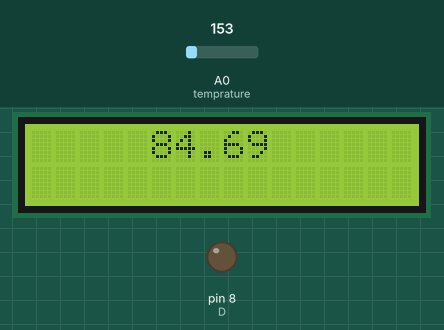
A sketch run on a simulated Arduino Uno, built with avr-gcc and run on an emulated ATmega328P. On the bench: 16×2 character LCD, output pins drawn as LEDs (lit = HIGH). Inputs (shaded band) come from the test bench; at power-on: A0 (temprature) = 153. What the sketch prints to the serial monitor is not drawn.

Above: at 1.2 s.
1.3 s: A0 (temprature) set to 165
At 2.1 s:
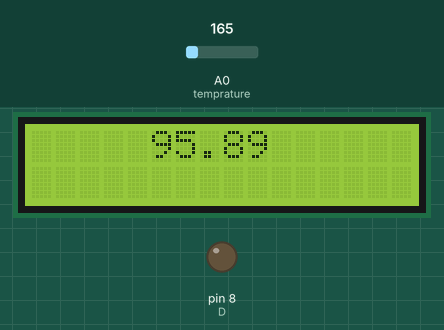
2.8 s: A0 (temprature) set to 175
At 3.3 s:
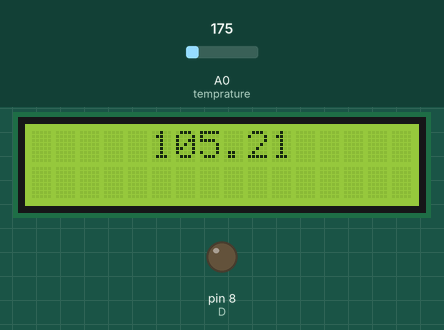
4.3 s: A0 (temprature) set to 191
At 5.0 s:
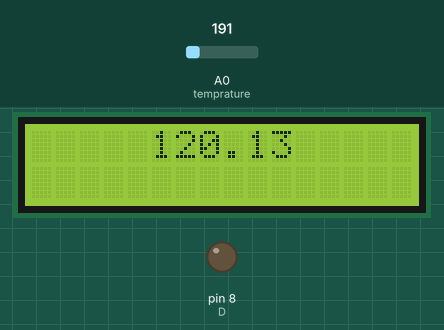
Timing chart, 0 to 7.3 s (numbered marks = the images above; inputs shaded):
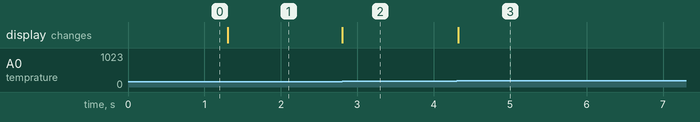

The sketch:

IOT_10_SB.ino
```cpp
#include<LiquidCrystal.h>
LiquidCrystal lcd(13,12,6,4,3,2);
const int temprature=A0;
const int D=8;
void setup()
{
  lcd.begin(16,2);
  Serial.begin(9600);
  pinMode(D,OUTPUT);
}
void loop()
{
  digitalWrite(D,LOW);
  int Temp=analogRead(temprature);
  float volts=(Temp/965.0)*5;
  float celcius =(volts-0.5)*100;
  float farenheit=(celcius*9/5+32);
  Serial.println(farenheit);
  lcd.setCursor(5,0);
  lcd.print(farenheit);
  delay(20);
}
```

Measured:
- after the input at 1.3 s, the display: changes at once (image 1)
- after the input at 2.8 s, the display: changes at once (image 2)
- after the input at 4.3 s, the display: changes at once (image 3)
